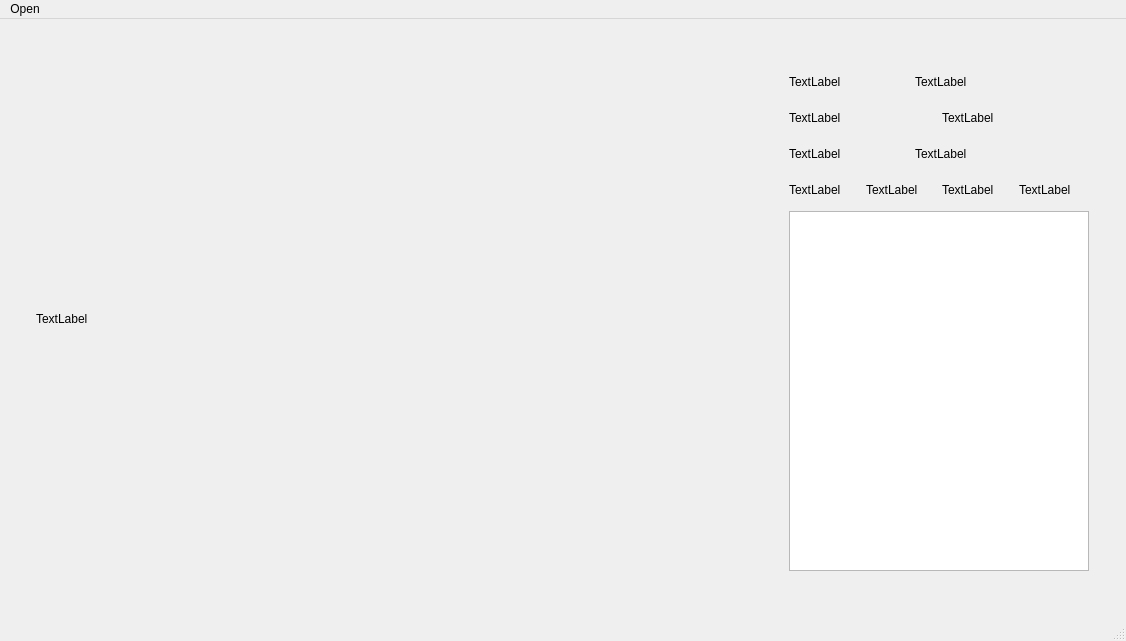
<?xml version="1.0" encoding="UTF-8"?>
<ui version="4.0">
 <class>MainWindow</class>
 <widget class="QMainWindow" name="MainWindow">
  <property name="geometry">
   <rect>
    <x>0</x>
    <y>0</y>
    <width>1126</width>
    <height>641</height>
   </rect>
  </property>
  <property name="windowTitle">
   <string>MainWindow</string>
  </property>
  <widget class="QWidget" name="centralwidget">
   <layout class="QVBoxLayout" name="verticalLayout_2">
    <item>
     <layout class="QHBoxLayout" name="horizontalLayout">
      <item>
       <widget class="QLabel" name="label">
        <property name="minimumSize">
         <size>
          <width>720</width>
          <height>480</height>
         </size>
        </property>
        <property name="maximumSize">
         <size>
          <width>720</width>
          <height>480</height>
         </size>
        </property>
        <property name="text">
         <string>TextLabel</string>
        </property>
       </widget>
      </item>
      <item>
       <layout class="QVBoxLayout" name="verticalLayout">
        <item>
         <layout class="QHBoxLayout" name="horizontalLayout_5">
          <item>
           <widget class="QLabel" name="label_2">
            <property name="maximumSize">
             <size>
              <width>120</width>
              <height>30</height>
             </size>
            </property>
            <property name="text">
             <string>TextLabel</string>
            </property>
           </widget>
          </item>
          <item>
           <widget class="QLabel" name="label_10">
            <property name="maximumSize">
             <size>
              <width>180</width>
              <height>30</height>
             </size>
            </property>
            <property name="text">
             <string>TextLabel</string>
            </property>
           </widget>
          </item>
         </layout>
        </item>
        <item>
         <layout class="QHBoxLayout" name="horizontalLayout_2">
          <item>
           <widget class="QLabel" name="label_3">
            <property name="maximumSize">
             <size>
              <width>150</width>
              <height>30</height>
             </size>
            </property>
            <property name="text">
             <string>TextLabel</string>
            </property>
           </widget>
          </item>
          <item>
           <widget class="QLabel" name="label_4">
            <property name="maximumSize">
             <size>
              <width>150</width>
              <height>30</height>
             </size>
            </property>
            <property name="text">
             <string>TextLabel</string>
            </property>
           </widget>
          </item>
         </layout>
        </item>
        <item>
         <layout class="QHBoxLayout" name="horizontalLayout_4">
          <item>
           <widget class="QLabel" name="label_5">
            <property name="maximumSize">
             <size>
              <width>120</width>
              <height>30</height>
             </size>
            </property>
            <property name="text">
             <string>TextLabel</string>
            </property>
           </widget>
          </item>
          <item>
           <widget class="QLabel" name="label_9">
            <property name="maximumSize">
             <size>
              <width>180</width>
              <height>30</height>
             </size>
            </property>
            <property name="text">
             <string>TextLabel</string>
            </property>
           </widget>
          </item>
         </layout>
        </item>
        <item>
         <layout class="QHBoxLayout" name="horizontalLayout_3">
          <item>
           <widget class="QLabel" name="label_6">
            <property name="maximumSize">
             <size>
              <width>100</width>
              <height>30</height>
             </size>
            </property>
            <property name="text">
             <string>TextLabel</string>
            </property>
           </widget>
          </item>
          <item>
           <widget class="QLabel" name="label_11">
            <property name="text">
             <string>TextLabel</string>
            </property>
           </widget>
          </item>
          <item>
           <widget class="QLabel" name="label_7">
            <property name="maximumSize">
             <size>
              <width>100</width>
              <height>30</height>
             </size>
            </property>
            <property name="text">
             <string>TextLabel</string>
            </property>
           </widget>
          </item>
          <item>
           <widget class="QLabel" name="label_8">
            <property name="maximumSize">
             <size>
              <width>100</width>
              <height>30</height>
             </size>
            </property>
            <property name="text">
             <string>TextLabel</string>
            </property>
           </widget>
          </item>
         </layout>
        </item>
        <item>
         <widget class="QTextBrowser" name="textBrowser">
          <property name="maximumSize">
           <size>
            <width>300</width>
            <height>360</height>
           </size>
          </property>
         </widget>
        </item>
       </layout>
      </item>
     </layout>
    </item>
   </layout>
  </widget>
  <widget class="QMenuBar" name="menubar">
   <property name="geometry">
    <rect>
     <x>0</x>
     <y>0</y>
     <width>1126</width>
     <height>26</height>
    </rect>
   </property>
   <widget class="QMenu" name="menu">
    <property name="title">
     <string>Open</string>
    </property>
   </widget>
   <addaction name="menu"/>
  </widget>
  <widget class="QStatusBar" name="statusbar"/>
  <action name="actionOpen_camera">
   <property name="text">
    <string>Open camera</string>
   </property>
  </action>
 </widget>
 <resources/>
 <connections/>
</ui>
